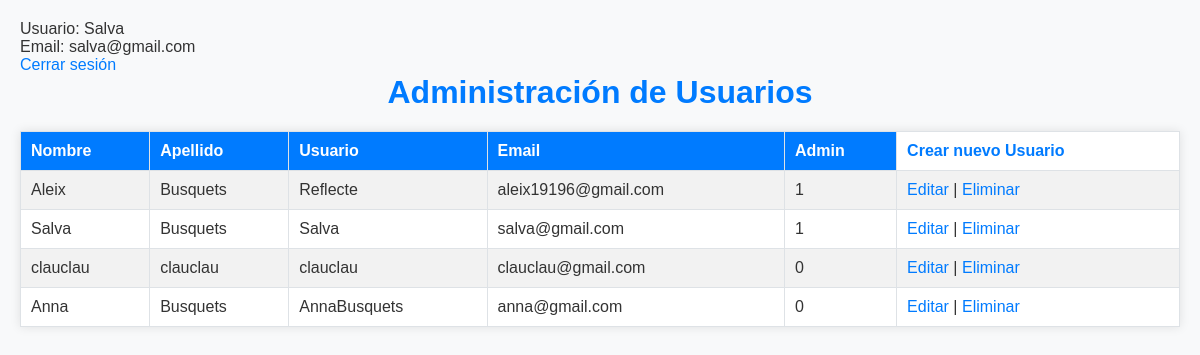
Page /admin.php (signed in) on the committed database.
### tables this page shows
CREATE TABLE `usuario` (
  `usuario_id` int(10) NOT NULL,
  `usuario_nombre` varchar(40) NOT NULL,
  `usuario_apellido` varchar(40) NOT NULL,
  `usuario_usuario` varchar(20) NOT NULL,
  `usuario_clave` varchar(200) NOT NULL,
  `usuario_email` varchar(70) NOT NULL,
  `usuario_admin` tinyint(1) NOT NULL
);

### inc/mostrar_db.php (the view)
<?php
include 'conexion_db.php';
$usuarios = mysqli_query($conexion, "SELECT * FROM usuario");
echo "<table border='1'>
<tr>
    <th>Nombre</th>
    <th>Apellido</th>
    <th>Usuario</th>
    <th>Email</th>
    <th>Admin</th>
    <th><a href='./inc/crear_db.php'>Crear nuevo Usuario</a></th>
</tr>";
while ($row = mysqli_fetch_assoc($usuarios)) {
    echo "<tr>";
    echo "<td>" . $row['usuario_nombre'] . "</td>";
    echo "<td>" . $row['usuario_apellido'] . "</td>";
    echo "<td>" . $row['usuario_usuario'] . "</td>";
    echo "<td>" . $row['usuario_email'] . "</td>";
    echo "<td>" . $row['usuario_admin'] . "</td>";
    echo "<td> <a href='./inc/editar_db.php?id=" . $row['usuario_id'] . "'>Editar</a> |
    <a href='./inc/eliminar_db.php?id=" . $row['usuario_id'] . "' onclick='return confirm(\"¿Estás seguro de que deseas eliminar este usuario?\")'>Eliminar</a>";
    echo "</tr>";
}
echo "</table>";
?>

### admin.php (shortened to what this page needs)
<?php
if (isset($_SESSION['email'])) {
    echo "Usuario: " . $_SESSION['usuario'] . "<br>";
    echo "Email: " . $_SESSION['email'] . "<br>";
} else {
    echo "No hay usuario en la sesión.<br>";
}
?>
<!DOCTYPE html>
<html lang="es">
<head>
    <link rel="stylesheet" href="./css/admin_estilos.css">
</head>
<body>
    <a href="./inc/logout.php">Cerrar sesión</a>
    <h1>Administración de Usuarios</h1>
    <?php
        include "./inc/mostrar_db.php"
    ?>
</body>
</html>

### css/admin_estilos.css (style rules this page uses)
* { box-sizing: border-box; margin: 0; padding: 0; }
body { font-family: Arial, sans-serif; background-color: #f8f9fa; color: #333; padding: 20px; }
h1 { text-align: center; color: #007bff; margin-bottom: 20px; }
a { color: #007bff; text-decoration: none; }
table { width: 100%; border-collapse: collapse; margin: 20px 0; background-color: white; box-shadow: 0 0 10px rgba(0, 0, 0, 0.1); }
th, td { padding: 10px; text-align: left; border: 1px solid #dee2e6; }
th { background-color: #007bff; color: white; }
th:last-child { background-color: white; color: #333; }
tr:nth-child(even) { background-color: #f2f2f2; }

### rows in the picture
usuario: usuario_nombre "Aleix", usuario_apellido "Busquets", usuario_usuario "Reflecte", usuario_email "aleix19196@gmail.com", usuario_admin "1"
usuario: usuario_nombre "Salva", usuario_apellido "Busquets", usuario_usuario "Salva", usuario_email "salva@gmail.com", usuario_admin "1"
usuario: usuario_nombre "clauclau", usuario_apellido "clauclau", usuario_usuario "clauclau", usuario_email "clauclau@gmail.com", usuario_admin "0"
usuario: usuario_nombre "Anna", usuario_apellido "Busquets", usuario_usuario "AnnaBusquets", usuario_email "anna@gmail.com", usuario_admin "0"

### other values in the picture
$_SESSION['usuario'] "Salva"
$_SESSION['email'] "salva@gmail.com"
